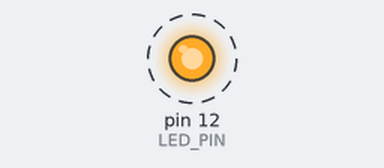
Bench run of a sketch on a simulated Arduino Uno, built with avr-gcc and run on an emulated ATmega328P. Shown: output pins drawn as LEDs (lit = HIGH). Dashed ring = blinking.

Above: at 0.2 s.
Timing chart, 0 to 3.0 s (numbered marks = the images above):
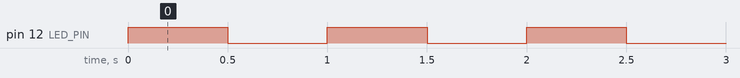

The sketch:

blinkrate_serial.ino
```cpp
/*
DMP - Sketching mit Hardware WS2627

Changing the Blink Rate a LED using the Serial Monitor as Input
Marcos Martinez / Laura Bieker-Walz
*/

#define LED_PIN 12

int blinkDelay = 500;

int LEDState = LOW;

void setup() {
  Serial.begin(115200);
  Serial.setTimeout(10);

  pinMode(LED_PIN, OUTPUT);
}

void loop() {
  if (Serial.available() > 0) {
    int data = Serial.parseInt();
    if ((data >= 100) && (data <= 4000)) {
      blinkDelay = data;
    }
  }

  if (LEDState == LOW) {
    LEDState = HIGH;
  }
  else {
    LEDState = LOW;
  }
  digitalWrite(LED_PIN, LEDState);
  delay(blinkDelay);
}
```

Measured:
- by itself, pin 12 (LED_PIN): alternates HIGH for 0.50 s and LOW for 0.50 s
